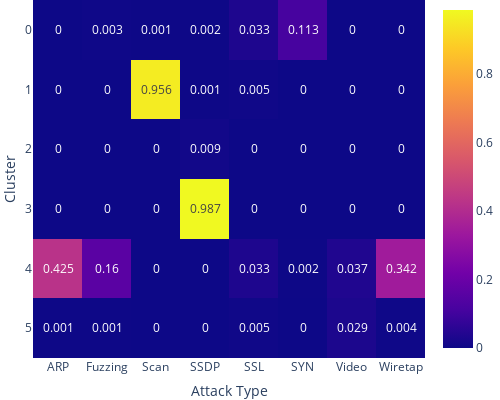

The notebook cell this image was saved under:
### Code cell
fig = px.imshow(mal_100, text_auto=True)
fig.update_layout(
    xaxis_title="Attack Type", yaxis_title="Cluster", margin=dict(l=0, r=0, t=0, b=0), width=500, height=400
)
fig.show()

### Figure 1 — Plotly figure (JSON) as saved in the notebook; plotly's stock layout.template omitted (floating-point values rounded to 4 significant figures)
{"data": [{"coloraxis": "coloraxis", "hovertemplate": "x: %{x}<br>y: %{y}<br>color: %{z}<extra></extra>", "name": "0", "texttemplate": "%{z}", "type": "heatmap", "x": ["ARP", "Fuzzing", "Scan", "SSDP", "SSL", "SYN", "Video", "Wiretap"], "xaxis": "x", "y": [0, 1, 2, 3, 4, 5], "yaxis": "y", "z": [[0, 0.003, 0.001, 0.002, 0.033, 0.113, 0, 0], [0, 0, 0.956, 0.001, 0.005, 0, 0, 0], [0, 0, 0, 0.009, 0, 0, 0, 0], [0, 0, 0, 0.987, 0, 0, 0, 0], [0.425, 0.16, 0, 0, 0.033, 0.002, 0.037, 0.342], [0.001, 0.001, 0, 0, 0.005, 0, 0.029, 0.004]]}], "layout": {"coloraxis": {"colorscale": [[0, "#0d0887"], [0.1111, "#46039f"], [0.2222, "#7201a8"], [0.3333, "#9c179e"], [0.4444, "#bd3786"], [0.5556, "#d8576b"], [0.6667, "#ed7953"], [0.7778, "#fb9f3a"], [0.8889, "#fdca26"], [1, "#f0f921"]]}, "height": 400, "margin": {"b": 0, "l": 0, "r": 0, "t": 0}, "width": 500, "xaxis": {"anchor": "y", "constrain": "domain", "domain": [0, 1], "scaleanchor": "y", "title": {"text": "Attack Type"}}, "yaxis": {"anchor": "x", "autorange": "reversed", "constrain": "domain", "domain": [0, 1], "title": {"text": "Cluster"}}}}
